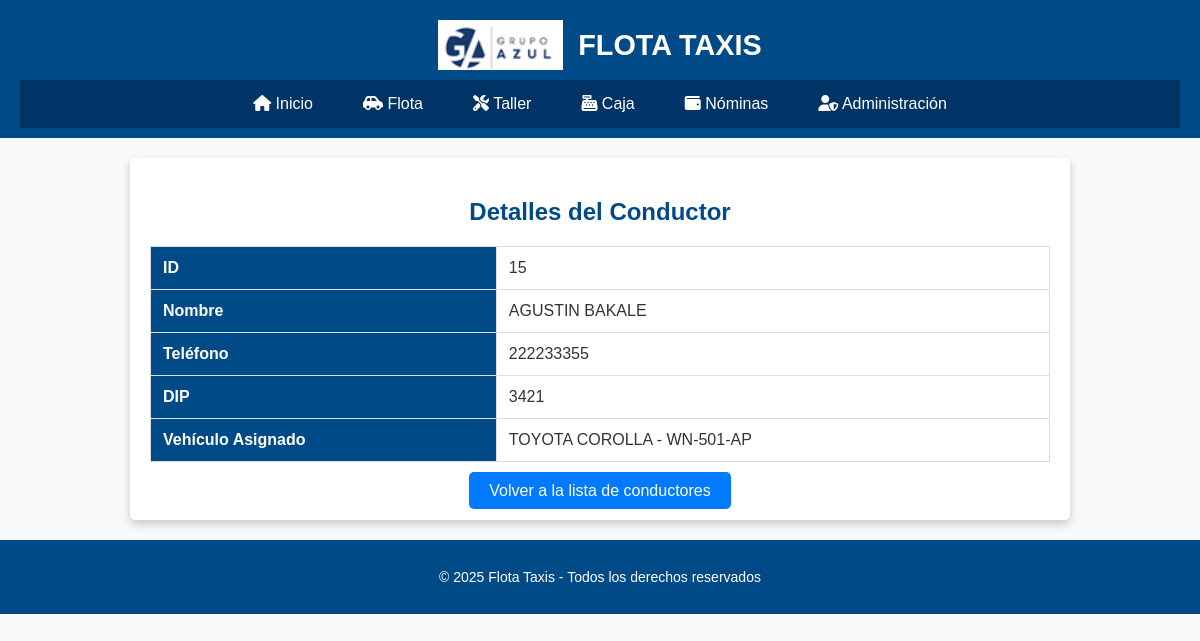
The page /modules/conductores/ver_conductor.php?id=15 on the database its author committed.
### tables this page shows
CREATE TABLE `conductores` (
  `id` int(11) NOT NULL,
  `nombre` varchar(100) NOT NULL,
  `telefono` varchar(20) NOT NULL,
  `dip` varchar(20) NOT NULL,
  `vehiculo_id` int(11) DEFAULT NULL,
  `estado` enum('Activo','Inactivo') NOT NULL DEFAULT 'Activo',
  `ingreso_dia_obligatorio` int(11) NOT NULL DEFAULT 0,
  `ingreso_dia_libre` int(11) NOT NULL DEFAULT 0,
  `ingreso_obligatorio` int(11) DEFAULT NULL,
  `ingreso_libre` int(11) DEFAULT NULL,
  `imagen` varchar(255) DEFAULT NULL,
  `fecha` date DEFAULT NULL,
  `dias_por_ciclo` int(11) DEFAULT 30,
  `salario_mensual` int(11) DEFAULT NULL,
  `direccion` varchar(255) DEFAULT 'Sin dirección'
);

CREATE TABLE `vehiculos` (
  `id` int(11) NOT NULL,
  `marca` varchar(50) NOT NULL,
  `modelo` varchar(50) NOT NULL,
  `matricula` varchar(20) NOT NULL,
  `numero` varchar(20) NOT NULL,
  `km_actual` int(10) UNSIGNED NOT NULL DEFAULT 0,
  `km_aceite` int(10) UNSIGNED NOT NULL DEFAULT 0,
  `km_inicial` int(10) UNSIGNED NOT NULL DEFAULT 0,
  `imagen1` varchar(255) DEFAULT NULL,
  `imagen2` varchar(255) DEFAULT NULL,
  `imagen3` varchar(255) DEFAULT NULL,
  `imagen4` varchar(255) DEFAULT NULL,
  `fecha` date DEFAULT NULL,
  `year` year(4) DEFAULT NULL
);

### modules/conductores/ver_conductor.php (the view, shortened to what this page needs)
<?php
include '../../layout/header.php';
require '../../config/database.php';
$conductor_id = $_GET['id'];
$stmt = $pdo->prepare("SELECT c.*, v.marca AS vehiculo_marca, v.modelo AS vehiculo_modelo, v.matricula AS vehiculo_matricula
                       FROM conductores c
                       LEFT JOIN vehiculos v ON c.vehiculo_id = v.id
                       WHERE c.id = ?");
$stmt->execute([$conductor_id]);
$conductor = $stmt->fetch();
?>
<div class="container">
    <h2>Detalles del Conductor</h2>
    <table class="detail-table">
        <tr>
            <th>ID</th>
            <td><?= $conductor['id'] ?></td>
        </tr>
        <tr>
            <th>Nombre</th>
            <td><?= $conductor['nombre'] ?></td>
        </tr>
        <tr>
            <th>Teléfono</th>
            <td><?= $conductor['telefono'] ?></td>
        </tr>
        <tr>
            <th>DIP</th>
            <td><?= $conductor['dip'] ?></td>
        </tr>
        <tr>
            <th>Vehículo Asignado</th>
            <td>
                <?php
                    if ($conductor['vehiculo_marca']) {
                        echo $conductor['vehiculo_marca'] . " " . $conductor['vehiculo_modelo'] . " - " . $conductor['vehiculo_matricula'];
                    } else {
                        echo "No asignado";
                    }
                ?>
            </td>
        </tr>
    </table>
    <div style="text-align: center; margin-top: 20px;">
        <a href="conductores.php" style="background: #007bff; color: white; padding: 10px 20px; text-decoration: none; border-radius: 5px;">
            Volver a la lista de conductores
        </a>
    </div>
</div>
<?php include '../../layout/footer.php'; ?>

### styles/styles.css (style rules this page uses)
body { font-family: Arial, sans-serif; margin: 0; padding: 0; background-color: #f8f9fa; color: #333; }

### modules/conductores/ver_conductor.php (style rules this page uses)
.container { max-width: 900px; margin: 20px auto; padding: 20px; background: white; border-radius: 5px; box-shadow: 0px 4px 10px rgba(0, 0, 0, 0.2); }
h2 { text-align: center; color: #004b87; margin-bottom: 20px; }
.detail-table { width: 100%; border-collapse: collapse; }
th, td { padding: 12px; text-align: left; border: 1px solid #ddd; }
th { background-color: #004b87; color: white; }

### rows shown on the page
conductores: id "15", nombre "AGUSTIN BAKALE", telefono "222233355", dip "3421", vehiculo.marca "TOYOTA", vehiculo.modelo "COROLLA", vehiculo.matricula "WN-501-AP"
